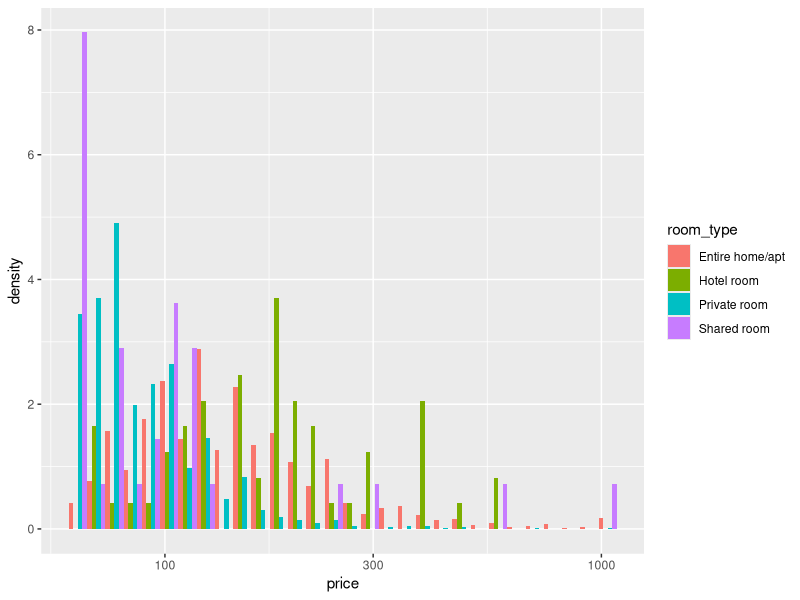
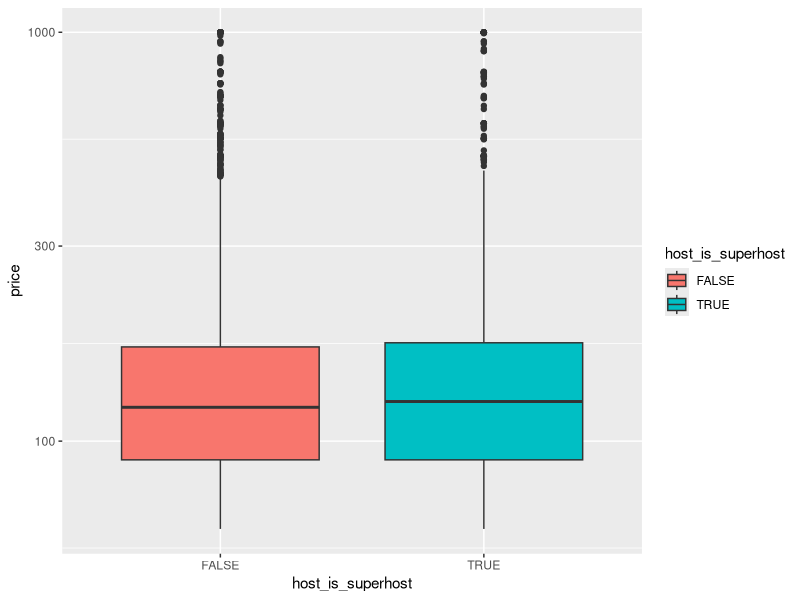
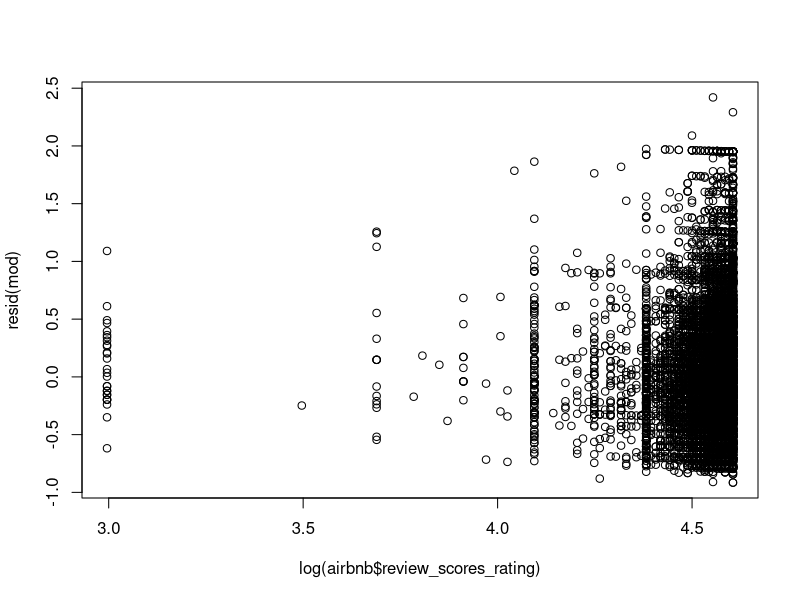

Reproduce these figures in R, in order.
## ---- chunk 1
knitr::opts_chunk$set(include = FALSE)
## ---- chunk 2
library(tidyverse)
library(here)
airbnb <- read_csv(here("data/airbnb.csv"))
airbnb %>% 
  ggplot(aes(price, fill = room_type)) + 
  geom_histogram(aes(y = ..density..), position = 'dodge') + scale_x_log10()
## ---- chunk 3
airbnb %>% 
  ggplot(aes(host_is_superhost, price, fill = host_is_superhost)) + geom_boxplot() + 
  scale_y_log10()
## ---- chunk 4
airbnb %>% 
  summarise(cor(price, review_scores_rating))
## ---- chunk 5
summary(lm(price ~ review_scores_rating, data = airbnb))
## ---- chunk 6
summary(lm(log(price) ~ log(review_scores_rating), data = airbnb))
## ---- chunk 7
mod <- lm(log(price) ~ room_type+log(review_scores_rating)+host_is_superhost, data = airbnb)
summary(mod)
## ---- chunk 8
plot(log(airbnb$review_scores_rating), resid(mod))
